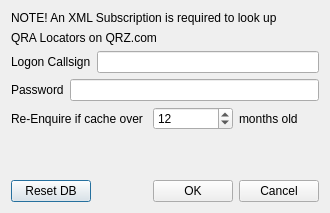
<?xml version="1.0" encoding="UTF-8"?>
<ui version="4.0">
 <class>QrzConfigureDialog</class>
 <widget class="QDialog" name="QrzConfigureDialog">
  <property name="geometry">
   <rect>
    <x>0</x>
    <y>0</y>
    <width>330</width>
    <height>213</height>
   </rect>
  </property>
  <property name="windowTitle">
   <string>QRZ.com Configuration</string>
  </property>
  <layout class="QVBoxLayout" name="verticalLayout_2">
   <item>
    <layout class="QVBoxLayout" name="verticalLayout">
     <item>
      <widget class="QLabel" name="label_3">
       <property name="text">
        <string>NOTE! An XML Subscription is required to look up</string>
       </property>
      </widget>
     </item>
     <item>
      <widget class="QLabel" name="label_4">
       <property name="text">
        <string>QRA Locators on QRZ.com</string>
       </property>
      </widget>
     </item>
    </layout>
   </item>
   <item>
    <layout class="QHBoxLayout" name="horizontalLayout">
     <item>
      <widget class="QLabel" name="label">
       <property name="text">
        <string>Logon Callsign</string>
       </property>
      </widget>
     </item>
     <item>
      <widget class="QLineEdit" name="logonCallsignLineEdit"/>
     </item>
    </layout>
   </item>
   <item>
    <layout class="QHBoxLayout" name="horizontalLayout_2">
     <item>
      <widget class="QLabel" name="label_2">
       <property name="text">
        <string>Password</string>
       </property>
      </widget>
     </item>
     <item>
      <widget class="QLineEdit" name="qrzPasswordLineEdit"/>
     </item>
    </layout>
   </item>
   <item>
    <layout class="QHBoxLayout" name="horizontalLayout_4">
     <item>
      <widget class="QLabel" name="label_5">
       <property name="text">
        <string>Re-Enquire if cache over </string>
       </property>
      </widget>
     </item>
     <item>
      <widget class="QSpinBox" name="cacheAge">
       <property name="maximum">
        <number>120</number>
       </property>
       <property name="value">
        <number>12</number>
       </property>
      </widget>
     </item>
     <item>
      <widget class="QLabel" name="label_6">
       <property name="text">
        <string>months old</string>
       </property>
      </widget>
     </item>
    </layout>
   </item>
   <item>
    <spacer name="verticalSpacer">
     <property name="orientation">
      <enum>Qt::Orientation::Vertical</enum>
     </property>
     <property name="sizeHint" stdset="0">
      <size>
       <width>20</width>
       <height>40</height>
      </size>
     </property>
    </spacer>
   </item>
   <item>
    <layout class="QHBoxLayout" name="horizontalLayout_3">
     <item>
      <widget class="QPushButton" name="resetDBButton">
       <property name="text">
        <string>Reset DB</string>
       </property>
      </widget>
     </item>
     <item>
      <spacer name="horizontalSpacer">
       <property name="orientation">
        <enum>Qt::Orientation::Horizontal</enum>
       </property>
       <property name="sizeHint" stdset="0">
        <size>
         <width>40</width>
         <height>20</height>
        </size>
       </property>
      </spacer>
     </item>
     <item>
      <widget class="QPushButton" name="OKButton">
       <property name="text">
        <string>OK</string>
       </property>
      </widget>
     </item>
     <item>
      <widget class="QPushButton" name="cancelButton">
       <property name="text">
        <string>Cancel</string>
       </property>
      </widget>
     </item>
    </layout>
   </item>
  </layout>
 </widget>
 <resources/>
 <connections/>
</ui>
